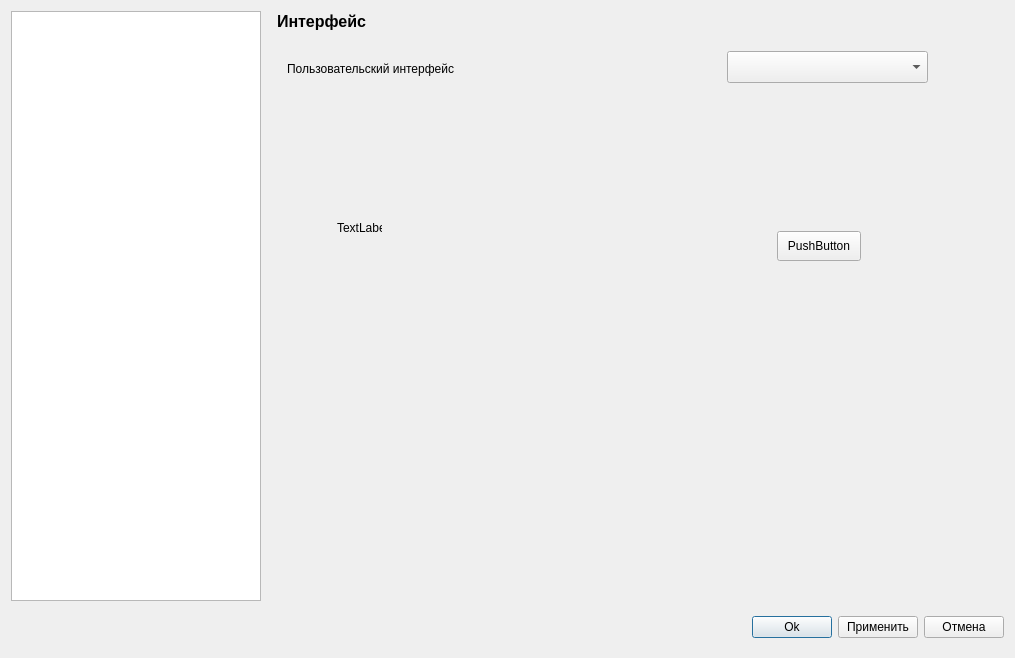
<?xml version="1.0" encoding="UTF-8"?>
<ui version="4.0">
 <class>Ksettings</class>
 <widget class="QDialog" name="Ksettings">
  <property name="geometry">
   <rect>
    <x>0</x>
    <y>0</y>
    <width>1015</width>
    <height>658</height>
   </rect>
  </property>
  <property name="windowTitle">
   <string>Параметры - IM View</string>
  </property>
  <layout class="QGridLayout" name="gridLayout">
   <item row="1" column="0" colspan="3" alignment="Qt::AlignmentFlag::AlignRight">
    <widget class="QWidget" name="widget_2" native="true">
     <property name="sizePolicy">
      <sizepolicy hsizetype="Preferred" vsizetype="Preferred">
       <horstretch>0</horstretch>
       <verstretch>0</verstretch>
      </sizepolicy>
     </property>
     <property name="maximumSize">
      <size>
       <width>16777215</width>
       <height>45</height>
      </size>
     </property>
     <property name="styleSheet">
      <string notr="true"/>
     </property>
     <layout class="QHBoxLayout" name="horizontalLayout">
      <property name="rightMargin">
       <number>0</number>
      </property>
      <item>
       <widget class="QPushButton" name="pushButton">
        <property name="sizePolicy">
         <sizepolicy hsizetype="Fixed" vsizetype="Fixed">
          <horstretch>0</horstretch>
          <verstretch>0</verstretch>
         </sizepolicy>
        </property>
        <property name="text">
         <string>Ok</string>
        </property>
       </widget>
      </item>
      <item>
       <widget class="QPushButton" name="pushButton_2">
        <property name="sizePolicy">
         <sizepolicy hsizetype="Fixed" vsizetype="Fixed">
          <horstretch>0</horstretch>
          <verstretch>0</verstretch>
         </sizepolicy>
        </property>
        <property name="text">
         <string>Применить</string>
        </property>
       </widget>
      </item>
      <item>
       <widget class="QPushButton" name="pushButton_3">
        <property name="sizePolicy">
         <sizepolicy hsizetype="Fixed" vsizetype="Fixed">
          <horstretch>0</horstretch>
          <verstretch>0</verstretch>
         </sizepolicy>
        </property>
        <property name="text">
         <string>Отмена</string>
        </property>
       </widget>
      </item>
     </layout>
    </widget>
   </item>
   <item row="0" column="0">
    <widget class="QListWidget" name="listWidget">
     <property name="maximumSize">
      <size>
       <width>250</width>
       <height>16777215</height>
      </size>
     </property>
    </widget>
   </item>
   <item row="0" column="1">
    <widget class="QStackedWidget" name="stackedWidget">
     <property name="currentIndex">
      <number>0</number>
     </property>
     <widget class="QWidget" name="page">
      <widget class="QLabel" name="label">
       <property name="geometry">
        <rect>
         <x>10</x>
         <y>0</y>
         <width>111</width>
         <height>21</height>
        </rect>
       </property>
       <property name="text">
        <string>&lt;html&gt;&lt;head/&gt;&lt;body&gt;&lt;p&gt;&lt;span style=&quot; font-size:12pt; font-weight:600;&quot;&gt;Интерфейс&lt;/span&gt;&lt;/p&gt;&lt;/body&gt;&lt;/html&gt;</string>
       </property>
      </widget>
      <widget class="QComboBox" name="comboBox">
       <property name="geometry">
        <rect>
         <x>460</x>
         <y>40</y>
         <width>201</width>
         <height>32</height>
        </rect>
       </property>
      </widget>
      <widget class="QLabel" name="label_8">
       <property name="geometry">
        <rect>
         <x>20</x>
         <y>50</y>
         <width>241</width>
         <height>16</height>
        </rect>
       </property>
       <property name="text">
        <string>Пользовательский интерфейс</string>
       </property>
      </widget>
      <widget class="QPushButton" name="pushButton_4">
       <property name="geometry">
        <rect>
         <x>510</x>
         <y>220</y>
         <width>84</width>
         <height>30</height>
        </rect>
       </property>
       <property name="text">
        <string>PushButton</string>
       </property>
      </widget>
      <widget class="QLabel" name="label_9">
       <property name="geometry">
        <rect>
         <x>70</x>
         <y>210</y>
         <width>45</width>
         <height>14</height>
        </rect>
       </property>
       <property name="text">
        <string>TextLabel</string>
       </property>
      </widget>
     </widget>
     <widget class="QWidget" name="page_3">
      <widget class="QLabel" name="label_2">
       <property name="geometry">
        <rect>
         <x>10</x>
         <y>0</y>
         <width>161</width>
         <height>21</height>
        </rect>
       </property>
       <property name="text">
        <string>&lt;html&gt;&lt;head/&gt;&lt;body&gt;&lt;p&gt;&lt;span style=&quot; font-size:12pt; font-weight:600; color:#000000;&quot;&gt;Исходные данные&lt;/span&gt;&lt;/p&gt;&lt;/body&gt;&lt;/html&gt;</string>
       </property>
      </widget>
     </widget>
     <widget class="QWidget" name="page_4">
      <widget class="QLabel" name="label_3">
       <property name="geometry">
        <rect>
         <x>10</x>
         <y>0</y>
         <width>161</width>
         <height>21</height>
        </rect>
       </property>
       <property name="text">
        <string>&lt;html&gt;&lt;head/&gt;&lt;body&gt;&lt;p&gt;&lt;span style=&quot; font-size:12pt; font-weight:600; color:#000000;&quot;&gt;Идентификация&lt;/span&gt;&lt;span style=&quot; font-size:12pt; color:#000000;&quot;/&gt;&lt;/p&gt;&lt;/body&gt;&lt;/html&gt;</string>
       </property>
      </widget>
     </widget>
     <widget class="QWidget" name="page_5">
      <widget class="QLabel" name="label_4">
       <property name="geometry">
        <rect>
         <x>10</x>
         <y>0</y>
         <width>161</width>
         <height>21</height>
        </rect>
       </property>
       <property name="text">
        <string>&lt;html&gt;&lt;head/&gt;&lt;body&gt;&lt;p&gt;&lt;span style=&quot; font-size:12pt; font-weight:600; color:#000000;&quot;&gt;Электро&lt;/span&gt;&lt;/p&gt;&lt;/body&gt;&lt;/html&gt;</string>
       </property>
      </widget>
     </widget>
     <widget class="QWidget" name="page_6">
      <widget class="QLabel" name="label_5">
       <property name="geometry">
        <rect>
         <x>10</x>
         <y>0</y>
         <width>161</width>
         <height>21</height>
        </rect>
       </property>
       <property name="text">
        <string>&lt;html&gt;&lt;head/&gt;&lt;body&gt;&lt;p&gt;&lt;span style=&quot; font-size:12pt; font-weight:600; color:#000000;&quot;&gt;Энергетика&lt;/span&gt;&lt;/p&gt;&lt;/body&gt;&lt;/html&gt;</string>
       </property>
      </widget>
     </widget>
     <widget class="QWidget" name="page_7">
      <widget class="QLabel" name="label_6">
       <property name="geometry">
        <rect>
         <x>10</x>
         <y>0</y>
         <width>161</width>
         <height>21</height>
        </rect>
       </property>
       <property name="text">
        <string>&lt;html&gt;&lt;head/&gt;&lt;body&gt;&lt;p&gt;&lt;span style=&quot; font-size:12pt; font-weight:600; color:#000000;&quot;&gt;Тепловентиляция&lt;/span&gt;&lt;/p&gt;&lt;/body&gt;&lt;/html&gt;</string>
       </property>
      </widget>
     </widget>
     <widget class="QWidget" name="page_2">
      <widget class="QLabel" name="label_7">
       <property name="geometry">
        <rect>
         <x>10</x>
         <y>0</y>
         <width>161</width>
         <height>21</height>
        </rect>
       </property>
       <property name="text">
        <string>&lt;html&gt;&lt;head/&gt;&lt;body&gt;&lt;p&gt;&lt;span style=&quot; font-size:12pt; font-weight:600; color:#000000;&quot;&gt;Итоги&lt;/span&gt;&lt;/p&gt;&lt;/body&gt;&lt;/html&gt;</string>
       </property>
      </widget>
     </widget>
    </widget>
   </item>
  </layout>
 </widget>
 <resources/>
 <connections/>
</ui>
